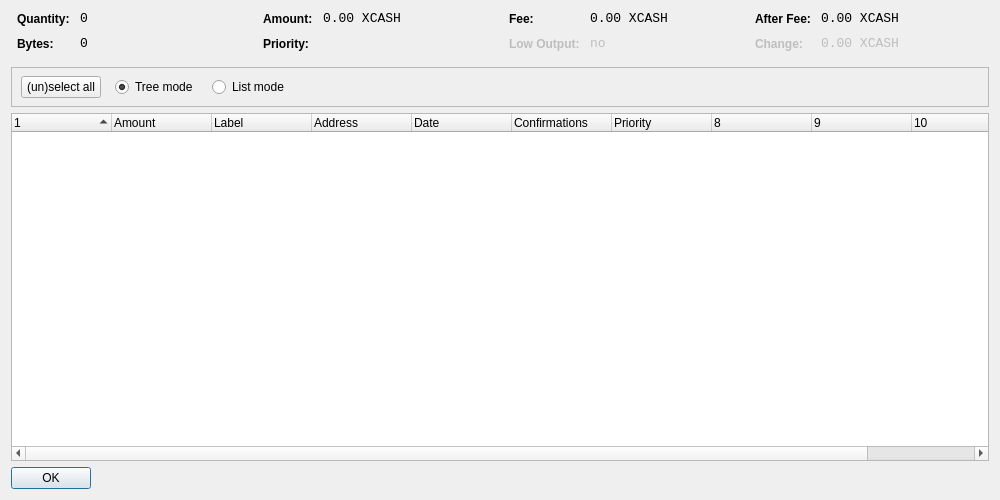
<?xml version="1.0" encoding="UTF-8"?>
<ui version="4.0">
 <class>CoinControlDialog</class>
 <widget class="QDialog" name="CoinControlDialog">
  <property name="geometry">
   <rect>
    <x>0</x>
    <y>0</y>
    <width>1000</width>
    <height>500</height>
   </rect>
  </property>
  <property name="windowTitle">
   <string>Coin Control</string>
  </property>
  <layout class="QVBoxLayout" name="verticalLayout">
   <item>
    <layout class="QHBoxLayout" name="horizontalLayoutTop" stretch="0,0,0,0">
     <property name="topMargin">
      <number>0</number>
     </property>
     <property name="bottomMargin">
      <number>10</number>
     </property>
     <item>
      <layout class="QFormLayout" name="formLayoutCoinControl1">
       <property name="horizontalSpacing">
        <number>10</number>
       </property>
       <property name="verticalSpacing">
        <number>10</number>
       </property>
       <property name="leftMargin">
        <number>6</number>
       </property>
       <property name="rightMargin">
        <number>6</number>
       </property>
       <item row="0" column="0">
        <widget class="QLabel" name="labelCoinControlQuantityText">
         <property name="styleSheet">
          <string notr="true">font-weight:bold;</string>
         </property>
         <property name="text">
          <string>Quantity:</string>
         </property>
        </widget>
       </item>
       <item row="0" column="1">
        <widget class="QLabel" name="labelCoinControlQuantity">
         <property name="font">
          <font>
           <family>Monospace</family>
           <pointsize>10</pointsize>
          </font>
         </property>
         <property name="cursor">
          <cursorShape>IBeamCursor</cursorShape>
         </property>
         <property name="contextMenuPolicy">
          <enum>Qt::ActionsContextMenu</enum>
         </property>
         <property name="text">
          <string notr="true">0</string>
         </property>
         <property name="textInteractionFlags">
          <set>Qt::LinksAccessibleByMouse|Qt::TextSelectableByKeyboard|Qt::TextSelectableByMouse</set>
         </property>
        </widget>
       </item>
       <item row="1" column="0">
        <widget class="QLabel" name="labelCoinControlBytesText">
         <property name="styleSheet">
          <string notr="true">font-weight:bold;</string>
         </property>
         <property name="text">
          <string>Bytes:</string>
         </property>
        </widget>
       </item>
       <item row="1" column="1">
        <widget class="QLabel" name="labelCoinControlBytes">
         <property name="font">
          <font>
           <family>Monospace</family>
           <pointsize>10</pointsize>
          </font>
         </property>
         <property name="cursor">
          <cursorShape>IBeamCursor</cursorShape>
         </property>
         <property name="contextMenuPolicy">
          <enum>Qt::ActionsContextMenu</enum>
         </property>
         <property name="text">
          <string notr="true">0</string>
         </property>
         <property name="textInteractionFlags">
          <set>Qt::LinksAccessibleByMouse|Qt::TextSelectableByKeyboard|Qt::TextSelectableByMouse</set>
         </property>
        </widget>
       </item>
      </layout>
     </item>
     <item>
      <layout class="QFormLayout" name="formLayoutCoinControl2">
       <property name="horizontalSpacing">
        <number>10</number>
       </property>
       <property name="verticalSpacing">
        <number>10</number>
       </property>
       <property name="leftMargin">
        <number>6</number>
       </property>
       <property name="rightMargin">
        <number>6</number>
       </property>
       <item row="0" column="0">
        <widget class="QLabel" name="labelCoinControlAmountText">
         <property name="styleSheet">
          <string notr="true">font-weight:bold;</string>
         </property>
         <property name="text">
          <string>Amount:</string>
         </property>
        </widget>
       </item>
       <item row="0" column="1">
        <widget class="QLabel" name="labelCoinControlAmount">
         <property name="font">
          <font>
           <family>Monospace</family>
           <pointsize>10</pointsize>
          </font>
         </property>
         <property name="cursor">
          <cursorShape>IBeamCursor</cursorShape>
         </property>
         <property name="contextMenuPolicy">
          <enum>Qt::ActionsContextMenu</enum>
         </property>
         <property name="text">
          <string notr="true">0.00 XCASH</string>
         </property>
         <property name="textInteractionFlags">
          <set>Qt::LinksAccessibleByMouse|Qt::TextSelectableByKeyboard|Qt::TextSelectableByMouse</set>
         </property>
        </widget>
       </item>
       <item row="1" column="0">
        <widget class="QLabel" name="labelCoinControlPriorityText">
         <property name="styleSheet">
          <string notr="true">font-weight:bold;</string>
         </property>
         <property name="text">
          <string>Priority:</string>
         </property>
        </widget>
       </item>
       <item row="1" column="1">
        <widget class="QLabel" name="labelCoinControlPriority">
         <property name="font">
          <font>
           <family>Monospace</family>
           <pointsize>10</pointsize>
          </font>
         </property>
         <property name="cursor">
          <cursorShape>IBeamCursor</cursorShape>
         </property>
         <property name="contextMenuPolicy">
          <enum>Qt::ActionsContextMenu</enum>
         </property>
         <property name="text">
          <string/>
         </property>
         <property name="textInteractionFlags">
          <set>Qt::LinksAccessibleByMouse|Qt::TextSelectableByKeyboard|Qt::TextSelectableByMouse</set>
         </property>
        </widget>
       </item>
      </layout>
     </item>
     <item>
      <layout class="QFormLayout" name="formLayoutCoinControl3">
       <property name="horizontalSpacing">
        <number>10</number>
       </property>
       <property name="verticalSpacing">
        <number>10</number>
       </property>
       <property name="leftMargin">
        <number>6</number>
       </property>
       <property name="rightMargin">
        <number>6</number>
       </property>
       <item row="0" column="0">
        <widget class="QLabel" name="labelCoinControlFeeText">
         <property name="styleSheet">
          <string notr="true">font-weight:bold;</string>
         </property>
         <property name="text">
          <string>Fee:</string>
         </property>
        </widget>
       </item>
       <item row="0" column="1">
        <widget class="QLabel" name="labelCoinControlFee">
         <property name="font">
          <font>
           <family>Monospace</family>
           <pointsize>10</pointsize>
          </font>
         </property>
         <property name="cursor">
          <cursorShape>IBeamCursor</cursorShape>
         </property>
         <property name="contextMenuPolicy">
          <enum>Qt::ActionsContextMenu</enum>
         </property>
         <property name="text">
          <string notr="true">0.00 XCASH</string>
         </property>
         <property name="textInteractionFlags">
          <set>Qt::LinksAccessibleByMouse|Qt::TextSelectableByKeyboard|Qt::TextSelectableByMouse</set>
         </property>
        </widget>
       </item>
       <item row="1" column="0">
        <widget class="QLabel" name="labelCoinControlLowOutputText">
         <property name="enabled">
          <bool>false</bool>
         </property>
         <property name="styleSheet">
          <string notr="true">font-weight:bold;</string>
         </property>
         <property name="text">
          <string>Low Output:</string>
         </property>
        </widget>
       </item>
       <item row="1" column="1">
        <widget class="QLabel" name="labelCoinControlLowOutput">
         <property name="enabled">
          <bool>false</bool>
         </property>
         <property name="font">
          <font>
           <family>Monospace</family>
           <pointsize>10</pointsize>
          </font>
         </property>
         <property name="cursor">
          <cursorShape>IBeamCursor</cursorShape>
         </property>
         <property name="contextMenuPolicy">
          <enum>Qt::ActionsContextMenu</enum>
         </property>
         <property name="text">
          <string notr="true">no</string>
         </property>
         <property name="textInteractionFlags">
          <set>Qt::LinksAccessibleByMouse|Qt::TextSelectableByKeyboard|Qt::TextSelectableByMouse</set>
         </property>
        </widget>
       </item>
      </layout>
     </item>
     <item>
      <layout class="QFormLayout" name="formLayoutCoinControl4">
       <property name="horizontalSpacing">
        <number>10</number>
       </property>
       <property name="verticalSpacing">
        <number>10</number>
       </property>
       <property name="leftMargin">
        <number>6</number>
       </property>
       <property name="rightMargin">
        <number>6</number>
       </property>
       <item row="0" column="0">
        <widget class="QLabel" name="labelCoinControlAfterFeeText">
         <property name="styleSheet">
          <string notr="true">font-weight:bold;</string>
         </property>
         <property name="text">
          <string>After Fee:</string>
         </property>
        </widget>
       </item>
       <item row="0" column="1">
        <widget class="QLabel" name="labelCoinControlAfterFee">
         <property name="font">
          <font>
           <family>Monospace</family>
           <pointsize>10</pointsize>
          </font>
         </property>
         <property name="cursor">
          <cursorShape>IBeamCursor</cursorShape>
         </property>
         <property name="contextMenuPolicy">
          <enum>Qt::ActionsContextMenu</enum>
         </property>
         <property name="text">
          <string notr="true">0.00 XCASH</string>
         </property>
         <property name="textInteractionFlags">
          <set>Qt::LinksAccessibleByMouse|Qt::TextSelectableByKeyboard|Qt::TextSelectableByMouse</set>
         </property>
        </widget>
       </item>
       <item row="1" column="0">
        <widget class="QLabel" name="labelCoinControlChangeText">
         <property name="enabled">
          <bool>false</bool>
         </property>
         <property name="styleSheet">
          <string notr="true">font-weight:bold;</string>
         </property>
         <property name="text">
          <string>Change:</string>
         </property>
        </widget>
       </item>
       <item row="1" column="1">
        <widget class="QLabel" name="labelCoinControlChange">
         <property name="enabled">
          <bool>false</bool>
         </property>
         <property name="font">
          <font>
           <family>Monospace</family>
           <pointsize>10</pointsize>
          </font>
         </property>
         <property name="cursor">
          <cursorShape>IBeamCursor</cursorShape>
         </property>
         <property name="contextMenuPolicy">
          <enum>Qt::ActionsContextMenu</enum>
         </property>
         <property name="text">
          <string notr="true">0.00 XCASH</string>
         </property>
         <property name="textInteractionFlags">
          <set>Qt::LinksAccessibleByMouse|Qt::TextSelectableByKeyboard|Qt::TextSelectableByMouse</set>
         </property>
        </widget>
       </item>
      </layout>
     </item>
    </layout>
   </item>
   <item>
    <widget class="QFrame" name="frame">
     <property name="minimumSize">
      <size>
       <width>0</width>
       <height>40</height>
      </size>
     </property>
     <property name="frameShape">
      <enum>QFrame::StyledPanel</enum>
     </property>
     <property name="frameShadow">
      <enum>QFrame::Sunken</enum>
     </property>
     <widget class="QWidget" name="horizontalLayoutWidget">
      <property name="geometry">
       <rect>
        <x>10</x>
        <y>0</y>
        <width>781</width>
        <height>41</height>
       </rect>
      </property>
      <layout class="QHBoxLayout" name="horizontalLayoutPanel" stretch="0,0,0,0,0">
       <property name="spacing">
        <number>14</number>
       </property>
       <item>
        <widget class="QPushButton" name="pushButtonSelectAll">
         <property name="sizePolicy">
          <sizepolicy hsizetype="Maximum" vsizetype="Fixed">
           <horstretch>0</horstretch>
           <verstretch>0</verstretch>
          </sizepolicy>
         </property>
         <property name="text">
          <string>(un)select all</string>
         </property>
        </widget>
       </item>
       <item>
        <widget class="QRadioButton" name="radioTreeMode">
         <property name="sizePolicy">
          <sizepolicy hsizetype="Maximum" vsizetype="Fixed">
           <horstretch>0</horstretch>
           <verstretch>0</verstretch>
          </sizepolicy>
         </property>
         <property name="text">
          <string>Tree mode</string>
         </property>
         <property name="checked">
          <bool>true</bool>
         </property>
        </widget>
       </item>
       <item>
        <widget class="QRadioButton" name="radioListMode">
         <property name="sizePolicy">
          <sizepolicy hsizetype="Maximum" vsizetype="Fixed">
           <horstretch>0</horstretch>
           <verstretch>0</verstretch>
          </sizepolicy>
         </property>
         <property name="text">
          <string>List mode</string>
         </property>
        </widget>
       </item>
       <item>
        <spacer name="horizontalSpacer">
         <property name="orientation">
          <enum>Qt::Horizontal</enum>
         </property>
         <property name="sizeHint" stdset="0">
          <size>
           <width>40</width>
           <height>20</height>
          </size>
         </property>
        </spacer>
       </item>
      </layout>
     </widget>
    </widget>
   </item>
   <item>
    <widget class="CoinControlTreeWidget" name="treeWidget">
     <property name="contextMenuPolicy">
      <enum>Qt::CustomContextMenu</enum>
     </property>
     <property name="sortingEnabled">
      <bool>false</bool>
     </property>
     <property name="columnCount">
      <number>11</number>
     </property>
     <attribute name="headerShowSortIndicator" stdset="0">
      <bool>true</bool>
     </attribute>
     <attribute name="headerStretchLastSection">
      <bool>false</bool>
     </attribute>
     <column>
      <property name="text">
       <string/>
      </property>
     </column>
     <column>
      <property name="text">
       <string>Amount</string>
      </property>
     </column>
     <column>
      <property name="text">
       <string>Label</string>
      </property>
     </column>
     <column>
      <property name="text">
       <string>Address</string>
      </property>
     </column>
     <column>
      <property name="text">
       <string>Date</string>
      </property>
     </column>
     <column>
      <property name="text">
       <string>Confirmations</string>
      </property>
      <property name="toolTip">
       <string>Confirmed</string>
      </property>
     </column>
     <column>
      <property name="text">
       <string>Priority</string>
      </property>
     </column>
     <column>
      <property name="text">
       <string/>
      </property>
     </column>
     <column>
      <property name="text">
       <string/>
      </property>
     </column>
     <column>
      <property name="text">
       <string/>
      </property>
     </column>
     <column>
      <property name="text">
       <string/>
      </property>
     </column>
    </widget>
   </item>
   <item>
    <widget class="QDialogButtonBox" name="buttonBox">
     <property name="sizePolicy">
      <sizepolicy hsizetype="Maximum" vsizetype="Fixed">
       <horstretch>0</horstretch>
       <verstretch>0</verstretch>
      </sizepolicy>
     </property>
     <property name="orientation">
      <enum>Qt::Horizontal</enum>
     </property>
     <property name="standardButtons">
      <set>QDialogButtonBox::Ok</set>
     </property>
    </widget>
   </item>
  </layout>
 </widget>
 <customwidgets>
  <customwidget>
   <class>CoinControlTreeWidget</class>
   <extends>QTreeWidget</extends>
   <header>coincontroltreewidget.h</header>
  </customwidget>
 </customwidgets>
 <resources/>
 <connections/>
</ui>
